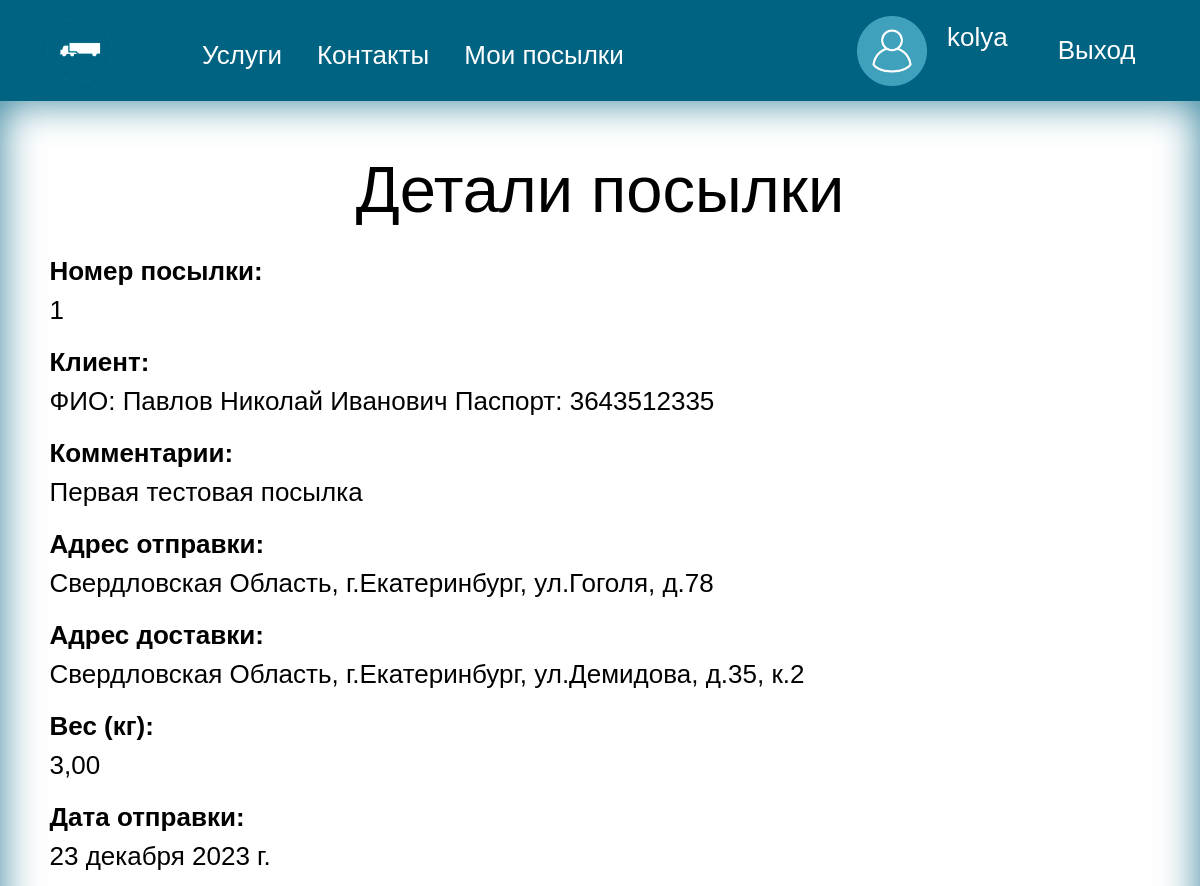
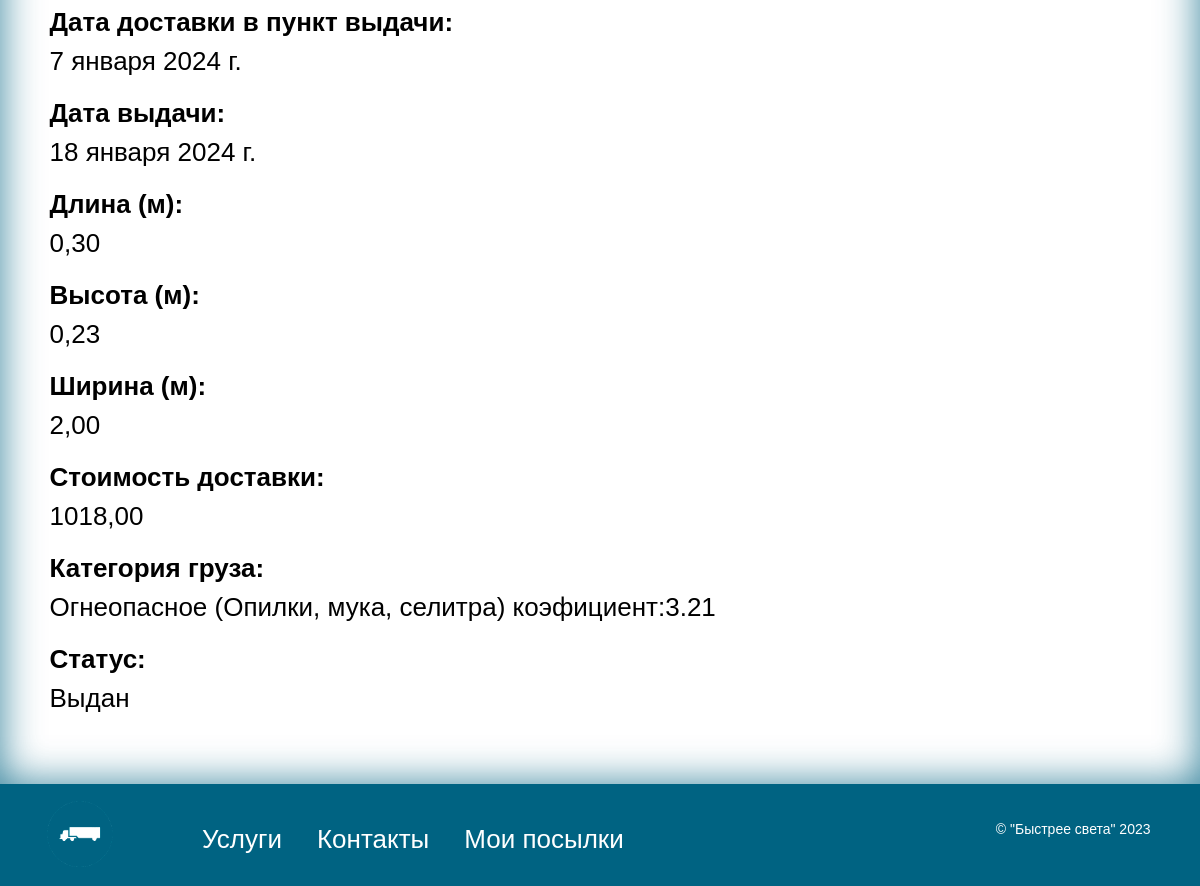
/navigate/navigate/package/1/ (signed in), run on the app's committed database (2 pictures, top to bottom).
### navigate/models.py (models this page shows, shortened)
class CustomUser(AbstractUser):
    ROLE_CHOICES = [
        ('Клиент', 'Клиент'),
        ('Сотрудник', 'Сотрудник'),
        ('Водитель', 'Водитель'),
        ('Администратор', 'Администратор'),
    ]
    first_name = models.CharField(max_length=50, verbose_name='Имя', null=True)
    last_name = models.CharField(max_length=50, verbose_name='Фамилия', null=True)
    patronymic = models.CharField(max_length=50, verbose_name='Отчество', null=True)
    phone_number = models.CharField(max_length=11, verbose_name='Номер телефона', null=True)
    passport = models.CharField(max_length=10, verbose_name='Серия номер паспорта', unique=True, null=True)
    date_of_birth = models.DateField(verbose_name='Дата рождения', null=True)
    role = models.CharField(max_length=200,
                              choices=ROLE_CHOICES,
                              default='Клиент',
                              verbose_name='Роль')
    def __str__(self):
        if(self.role == 'Клиент'):
            return "ФИО: " + str(self.last_name) + " " + self.first_name + " " +  self.patronymic + " " + " Паспорт: " + str(self.passport)
        else:
            return "Логин:  " + self.username + " Роль: " + str(self.role)
    class Meta:
        verbose_name = "Пользователя"
        verbose_name_plural = "Пользователи"

class Package(models.Model):
    STATUS_CHOICES = [
        ('Принят от клиента', 'Принят от клиента'),
        ('Отправлен на склад', 'Отправлен на склад'),
        ('Отправлен на склад в город назначения', 'Отправлен на склад в город назначения'),
        ('Принят на складе в городе назначения', 'Принят на складе в городе назначения'),
        ('Отправлен в пункт выдачи', 'Отправлен в пункт выдачи'),
        ('Принят в пункте выдачи', 'Принят в пункте выдачи'),
        ('Утерян', 'Утерян'),
        ('Заявка на перевозку', 'Заявка на перевозку'),
        ('Утилизирован', 'Утилизирован'),
        ('Выдан', 'Выдан'),
    ]
    client_id = models.ForeignKey(
        settings.AUTH_USER_MODEL,
        on_delete=models.SET_NULL,
        related_name='Packages_as_client',
        verbose_name='Клиент',
        limit_choices_to={'role': "Клиент"},
        null=True,
    )
    comments = models.CharField(max_length=500, verbose_name='Комментарии', null=True, blank=True)
    sending_address = models.ForeignKey(
        'PointIssue',
        on_delete=models.SET_NULL,
        related_name='Packages_as_sending_address',
        verbose_name='Адрес отправки',
        null=True,
    )
    delivery_address =models.ForeignKey(
        'PointIssue',
        on_delete=models.SET_NULL,
        related_name='Packages_as_delivery_address',null=True,
        verbose_name='Адрес доставки',
    )
    weight = models.DecimalField(max_digits=10, decimal_places=2, verbose_name='Вес(кг)')
    date_of_receipt = models.DateField(verbose_name='Дата отправки')
    delivery_date = models.DateField(verbose_name='Дата доставки в пункт выдачи', null=True, blank=True,)
    date_of_issue = models.DateField(verbose_name='Дата выдачи', null=True, blank=True,)
    length = models.DecimalField(max_digits=10, decimal_places=2, verbose_name='Длина(м)')
    height = models.DecimalField(max_digits=10, decimal_places=2, verbose_name='Высота(м)')
    width = models.DecimalField(max_digits=10, decimal_places=2, verbose_name='Ширина(м)')
    cost = models.DecimalField(max_digits=10, decimal_places=2, verbose_name='Стоимость доставки')
    cargo_category = models.ForeignKey('CargoCategory', on_delete=models.SET_NULL, null=True,
                                         verbose_name='Категория груза')
    status = models.CharField(max_length=200,
                              choices=STATUS_CHOICES,
                              default='Заявка на перевозку',
                              verbose_name='Статус')
    car_id = models.ForeignKey('Car', on_delete=models.SET_NULL, null=True, blank=True,
                                       verbose_name='Номер Машины')
    class Meta:
        verbose_name = "Посылку"
        verbose_name_plural = "Посылки"

class PointIssue(models.Model):
    region = models.CharField(max_length=200, verbose_name='Регион')
    city = models.CharField(max_length=200, verbose_name='Город')
    street = models.CharField(max_length=200, verbose_name='Улица')
    home = models.CharField(max_length=10, verbose_name='Дом')
    corpus = models.CharField(max_length=10, verbose_name='Корпус', null=True, blank=True)
    warehouse_id = models.ForeignKey('Warehouse', on_delete=models.SET_NULL,null=True, verbose_name='Cклад')
    class Meta:
        verbose_name = "Пункт выдачи"
        verbose_name_plural = "Пункты выдачи"
    def __str__(self):
        if (str(self.corpus) == "None"):
            return str(self.region) + ", г." + str(self.city) + ", ул." + str(self.street) + ", д." + str(self.home)
        else:
            return str(self.region) + ", г." + str(self.city) + ", ул." + str(self.street) + ", д." + str(
                self.home) + ", к." + str(self.corpus)

class CargoCategory(models.Model):
    name = models.CharField(max_length=200, verbose_name='Наименование')
    coefficient = models.DecimalField(max_digits=10, decimal_places=2, verbose_name='Коэфициент перевозки')
    comments = models.CharField(max_length=500, verbose_name='Комментарии', null=True, blank=True)
    def __str__(self):
        return f"{self.name} ({self.comments})  коэфициент:{self.coefficient}"
    class Meta:
        verbose_name = "Категорию"
        verbose_name_plural = "Категории"

### navigate/views.py (the view)
# urls.py: path('navigate/package/<int:id>/', views.package_detail, name='package_detail'),
def package_detail(request, id):
    package_id = id
    package = get_object_or_404(Package, pk=package_id)
    return render(request, 'det_package.html', {
        'package': package,
    })

### templates/det_package.html
{% extends 'base.html' %}
{% block content %}
<main>
    <div class="container">
        <h1>Детали посылки</h1>
        <dl class="dl-horizontal">
            <dt>Номер посылки:</dt>
            <dd>{{ package.id }}</dd>
            <dt>Клиент:</dt>
            <dd>{{ package.client_id }}</dd>
            <dt>Комментарии:</dt>
            {%if package.comments %}
            <dd>{{ package.comments }}</dd>
            {% else %}
            <dd>-</dd>
            {% endif%}
            <dt>Адрес отправки:</dt>
            <dd>{{ package.sending_address }}</dd>
            <dt>Адрес доставки:</dt>
            <dd>{{ package.delivery_address }}</dd>
            <dt>Вес (кг):</dt>
            <dd>{{ package.weight }}</dd>
            <dt>Дата отправки:</dt>
            <dd>{{ package.date_of_receipt }}</dd>
            <dt>Дата доставки в пункт выдачи:</dt>
            {%if package.delivery_date %}
            <dd>{{ package.delivery_date }}</dd>
            {% else %}
            <dd>-</dd>
            {% endif%}
            <dt>Дата выдачи:</dt>
            {%if package.date_of_issue %}
            <dd>{{ package.date_of_issue }}</dd>
            {% else %}
            <dd>-</dd>
            {% endif%}
            <dt>Длина (м):</dt>
            <dd>{{ package.length }}</dd>
            <dt>Высота (м):</dt>
            <dd>{{ package.height }}</dd>
            <dt>Ширина (м):</dt>
            <dd>{{ package.width }}</dd>
            <dt>Стоимость доставки:</dt>
            <dd>{{ package.cost }}</dd>
            <dt>Категория груза:</dt>
            <dd>{{ package.cargo_category }}</dd>
            <dt>Статус:</dt>
            <dd>{{ package.get_status_display }}</dd>
        </dl>
    </div>
</main>
{% endblock %}

### templates/base.html (shortened to what this page needs)
<!DOCTYPE html>
<html lang="ru">
<head>
    {%load static %}
    <link rel="stylesheet" href="{% static "css/style.css" %}">
    <link href="https://cdn.jsdelivr.net/npm/bootstrap@5.0.2/dist/css/bootstrap.min.css" rel="stylesheet">
</head>
<body >
    <header>
        <nav class="container nav header-nav">
            <a href="{%url 'home'%}">
                <img src="{% static "image/logo.png" %}" alt="лого" height="70" width="70">
            </a>
            <ul class="nav-list">
               {% if user.role == 'Клиент' or  not user.is_authenticated %}
                <li class="nav-list-item"><a href="{%url 'services'%}" style="color: #FFFFFF">Услуги</a></li>
                <li class="nav-list-item"><a href="{%url 'contact'%}" style="color: #FFFFFF">Контакты</a></li>
                    {%if user.is_authenticated %}
                        <li class="nav-list-item"><a href="{%url 'mypakeges'%}" style="color: #FFFFFF">Мои посылки</a></li>
                    {% endif %}
                {% endif %}
            </ul>
            <div class="signin">
                {% if user.is_authenticated %}
                    {% if user.role == 'Клиент' %}
                        <a href="{%url 'account'%}" style="color: #FFFFFF">
                            <div class="user-header">
                                <img src="{% static "image/user2.png" %}" alt="лого" height="70" width="70">
                                <p class="user-header-p">{{user.username}}</p>
                            </div>
                        </a>
                    {% endif %}
                    <a href="{% url 'logout' %}" style="margin-left: 20px; color: #FFFFFF">Выход</a>
                {% else %}
                    <a href="{%url 'login'%}" style="color: #FFFFFF">Войти</a>
                    <a href="{%url 'signup'%}" style="margin-left: 20px;color: #FFFFFF">Зарегистрироваться</a>
                {% endif %}
            </div>
        </nav>
    </header>
    {% block content %}
    {% endblock %}
    <footer>
        <div class="container nav header-nav">
            <a href="{%url 'home'%}">
                <img src="{% static "image/logo.png" %}" alt="лого" height="70" width="70">
            </a>
             <ul class="nav-list">
               {% if user.role == 'Клиент' or  not user.is_authenticated %}
                <li class="nav-list-item"><a href="{%url 'services'%}" style="color: #FFFFFF">Услуги</a></li>
                <li class="nav-list-item"><a href="{%url 'contact'%}" style="color: #FFFFFF">Контакты</a></li>
                    {%if user.is_authenticated %}
                        <li class="nav-list-item"><a href="{%url 'mypakeges'%}" style="color: #FFFFFF">Мои посылки</a></li>
                    {% endif %}
                {% endif %}
            </ul>
            <p class="copiright">&copy; "Быстрее света" 2023</p>
        </div>
    </footer>
</body>
</html>

### static/css/style.css (style rules this page uses)
* { color: black; padding: 0px; margin: 0px; border: none; font-size: 26px; font-family: Arial, Helvetica, sans-serif; }
*, *::before, *::after { box-sizing: border-box; }
a, a:link, a:visited { text-decoration: none; }
aside, nav, footer, header, section, main { display: block; }
h1, h2, h3, h4, h5, h6, p { font-size: inherit; font-weight: inherit; }
ul, ul li { list-style: none; }
img { vertical-align: top; }
img, svg { max-width: 100%; height: auto; }
.container { max-width: 1170px; margin-left: auto; margin-right: auto; padding-left: 16px; padding-right: 16px; margin-bottom: 0; margin-top: 0; }
header { padding: 10px 0px; background-color: #006382; }
.header-nav { display: flex; justify-content: flex-start; }
.nav-list { display: flex; justify-content: flex-start; align-items: center; margin: 0; }
.nav-list-item { margin-top: 10px; margin-left: 5px; color: white; }
.signin { display: flex; align-items: center; margin-left: auto; }
footer { margin: 0; background-color: #006382; padding: 10px 0; }
.copiright { color: white; display: flex; align-items: center; margin-left: auto; font-size: 14px; margin-top: 15px; }
main { min-height: 100vh; padding-top: 40px; padding-bottom: 40px; box-shadow: inset 0px 0px 40px rgba(0, 99, 130, 0.8); }
h1 { font-size: 50px; padding: 10px; text-align: center; }
.user-header { display: flex; align-item: center; flex-direction: row; justify-content: center; text-align: center; }
.user-header-p { margin-left: 20px; color: white; display: flex; text-align: center; justify-content: center; align-items: center; }
a { color:#666; background-image: linear-gradient(to top, #feffff, #006382); background-repeat: no-repeat; background-size: 0 100%; border-radius: 4px; text-decoration: none; padding: 5px 15px; transition: 0.3s; }

### data on the page
CustomUser: username "kolya"
Package: id "1", client_id "ФИО: Павлов Николай Иванович Паспорт: 3643512335", comments "Первая тестовая посылка", sending_address "Свердловская Область, г.Екатеринбург, ул.Гоголя, д.78", delivery_address "Свердловская Область, г.Екатеринбург, ул.Демидова, д.35, к.2", weight "3,00", date_of_receipt "23 декабря 2023 г.", delivery_date "7 января 2024 г.", date_of_issue "18 января 2024 г.", length "0,30", height "0,23", width "2,00", cost "1018,00", cargo_category "Огнеопасное (Опилки, мука, селитра) коэфициент:3.21", status "Выдан"
